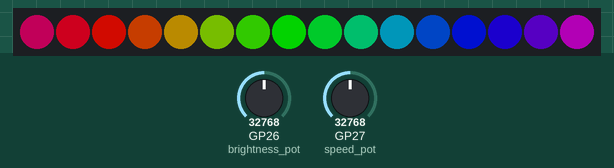
Simulated run of this program. Board: Raspberry Pi Pico running MicroPython. Shown: 16 RGB LEDs in strip order, left to right. Inputs (shaded band) come from the test bench; at power-on: GP26 (brightness_pot) = 32768, GP27 (speed_pot) = 32768 (analog values on the 0–65535 scale). Dim RGB values are drawn brighter than linear; what the program prints to the serial console is not drawn.

Above: at 1.25 s.
1.3 s: GP26 (brightness_pot) set to 0
At 2.5 s:
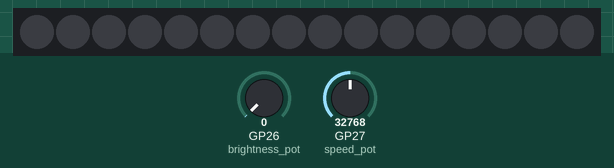
2.8 s: GP26 (brightness_pot) set to 7864
At 2.99 s:
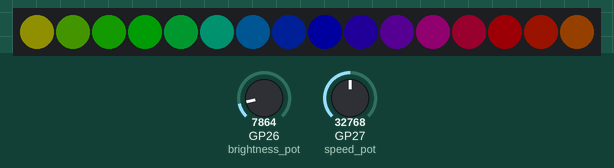
4.3 s: GP27 (speed_pot) set to 0
At 4.5 s:
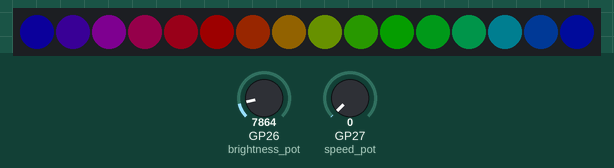
5.8 s: GP27 (speed_pot) set to 7864
At 6.32 s:
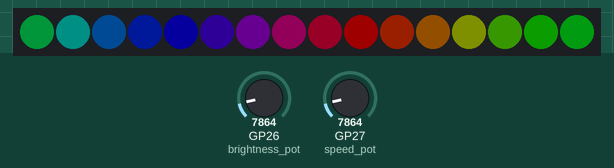
Timing chart, 0 to 8.3 s (numbered marks = the images above; inputs shaded):
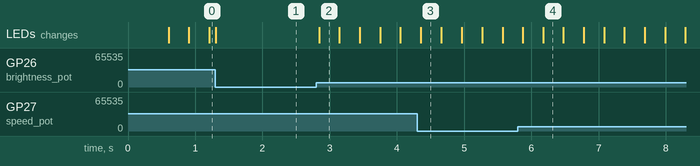

The program:

50-brightness-and-speed.py
```python
from neopixel import NeoPixel
from machine import ADC, Pin
from utime import sleep
import config

# Pin definitions
NEOPIXEL_PIN = 0
NUMBER_PIXELS = 16

# Initialize NeoPixels
strip = NeoPixel(Pin(NEOPIXEL_PIN), NUMBER_PIXELS)

# Initialize potentiometers
brightness_pot = ADC(config.POT_1_PIN)  # First potentiometer for brightness
speed_pot = ADC(config.POT_2_PIN)       # Second potentiometer for speed

def wheel(pos):
    """
    Input a value 0 to 255 to get a color value.
    The colors are a transition r - g - b - back to r.
    """
    if pos < 0 or pos > 255:
        return (0, 0, 0)
    if pos < 85:
        return (255 - pos * 3, pos * 3, 0)
    if pos < 170:
        pos -= 85
        return (0, 255 - pos * 3, pos * 3)
    pos -= 170
    return (pos * 3, 0, 255 - pos * 3)

def adjust_brightness(color, brightness_factor):
    """
    Adjust RGB color brightness by multiplying each component by brightness_factor (0.0-1.0)
    """
    r, g, b = color
    r = int(r * brightness_factor)
    g = int(g * brightness_factor)
    b = int(b * brightness_factor)
    return (r, g, b)

# Set initial color position
position = 0

print('Rainbow control started. Use potentiometers to adjust:')
print('- Pot 1: Brightness')
print('- Pot 2: Rotation speed')

while True:
    # Read potentiometer values (0-65535)
    brightness_value = brightness_pot.read_u16()
    speed_value = speed_pot.read_u16()

    # Convert brightness to a factor between 0.0 and 1.0
    brightness_factor = brightness_value / 65535.0

    # Convert speed to a delay between 0.001 (fast) and 0.1 (slow) seconds
    # Invert the relationship so turning the pot clockwise increases speed
    # speed_delay = 0.01 - ((speed_value / 65535.0) * 0.099)
    speed_delay = 0.01 - ((speed_value / 65535.0) * 0.2)


    # Calculate color for each pixel
    for i in range(NUMBER_PIXELS):
        # Calculate color wheel position for this pixel
        color_pos = (position + i * (256 // NUMBER_PIXELS)) % 256

        # Get base color from wheel
        base_color = wheel(color_pos)

        # Adjust brightness
        adjusted_color = adjust_brightness(base_color, brightness_factor)

        # Set pixel color
        strip[i] = adjusted_color

    # Update the strip
    strip.write()

    # Increment position for rotation effect
    # increment the color by 1 each loop
    # position = (position + 1) % 256

    # this doubles the rate by incrmenting the color faster
    position = (position + 2) % 256

    # Pause based on speed potentiometer
    sleep(speed_delay)
```

config.py
```python
# Hardware configuration file for a NeoPixel ring project box

NEOPIXEL_PIN = 0
NUMBER_PIXELS = 16

POT_1_PIN = 26
POT_2_PIN = 27

BUTTON_1_PIN = 14
BUTTON_2_PIN = 15
```

Measured:
- after the input at 1.3 s, the LEDs: change at once (image 1)
- after the input at 2.8 s, the LEDs: change at once (image 2)
